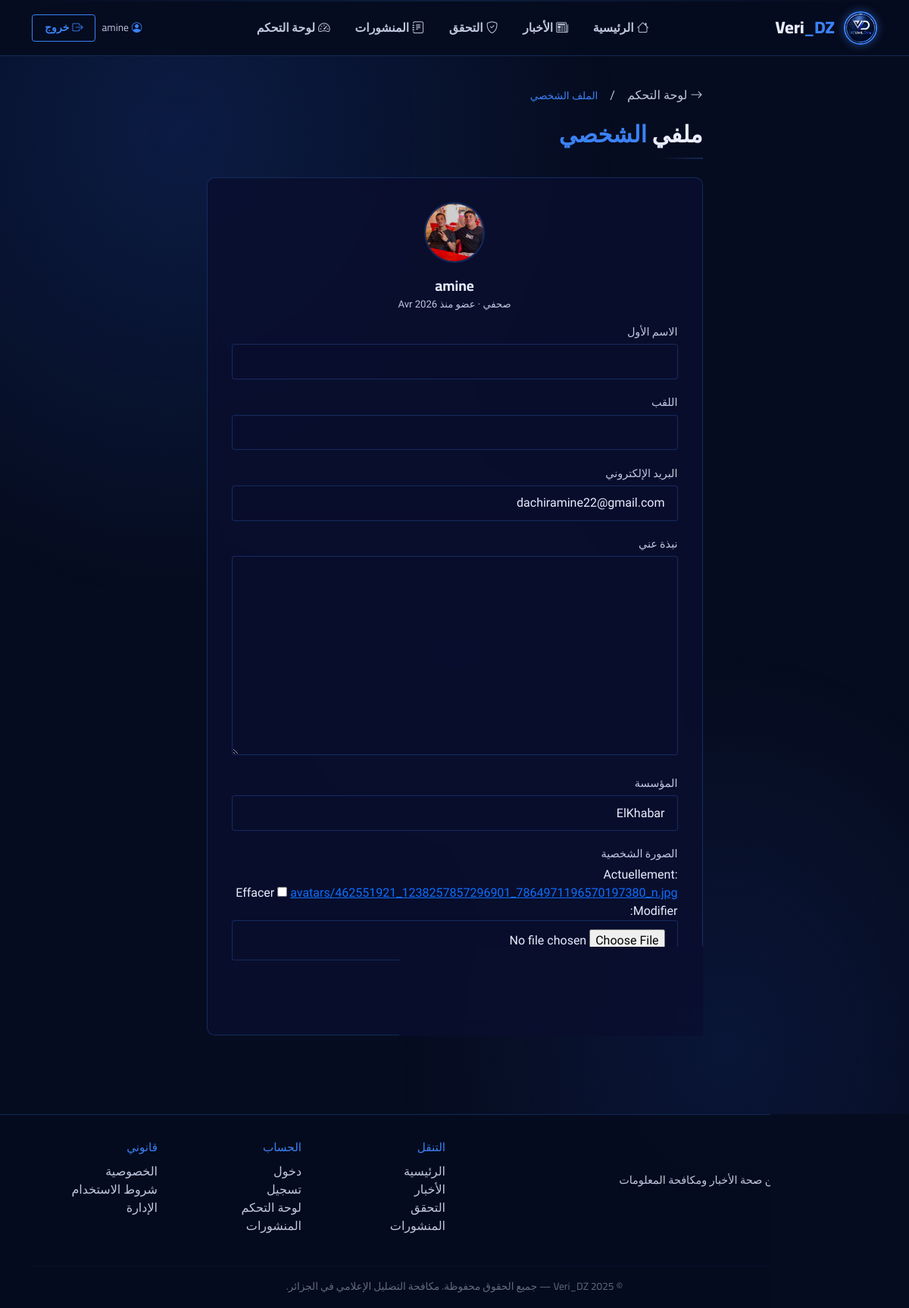
The app's page /accounts/profile/ (signed in) with its own data.
### accounts/models.py (models this page shows, shortened)
class User(AbstractUser):
    is_journalist = models.BooleanField(default=False)
    bio = models.TextField(blank=True)
    organization = models.CharField(max_length=200, blank=True)
    avatar = models.ImageField(upload_to='avatars/', blank=True, null=True)
    class Meta:
        verbose_name = 'Utilisateur'
        verbose_name_plural = 'Utilisateurs'

### accounts/views.py (the view)
# urls.py: path('profile/', views.profile_view, name='profile'),
@login_required
def profile_view(request):
    if request.method == 'POST':
        form = ProfileForm(request.POST, request.FILES, instance=request.user)
        if form.is_valid():
            form.save()
            messages.success(request, "Profil mis à jour.")
            return redirect('profile')
    else:
        form = ProfileForm(instance=request.user)
    return render(request, 'accounts/profile.html', {'form': form})

### accounts/forms.py
class ProfileForm(forms.ModelForm):
    class Meta:
        model = User
        fields = ('first_name', 'last_name', 'email', 'bio', 'organization', 'avatar')

### accounts/templates/accounts/profile.html (shortened to what this page needs)
{% extends 'base.html' %}
{% block content %}
<div class="container profile-page">
    <div class="row justify-content-center">
        <div class="col-lg-7">
            <div class="d-flex align-items-center gap-3 mb-3">
                <a href="/dashboard/" class="text-vd-silver" style="text-decoration:none;"><i class="bi bi-arrow-right me-1"></i>لوحة التحكم</a>
                <span class="text-vd-silver">/</span>
                <span class="text-vd-accent" style="font-size:0.85rem;">الملف الشخصي</span>
            </div>
            <div class="vd-section-title mb-1">ملفي <span class="accent">الشخصي</span></div>
            <hr class="vd-divider">
            <div class="profile-card">
                <div class="text-center mb-3">
                    {% if user.avatar %}
                    <img src="{{ user.avatar.url }}" alt="{{ user.username }}" style="width:80px;height:80px;border-radius:50%;border:2px solid var(--vd-border);object-fit:cover;margin-bottom:1rem;">
                    {% else %}
                    <div class="avatar-circle mx-auto">{{ user.username|first|upper }}</div>
                    {% endif %}
                    <div class="font-main" style="font-size:1.2rem;color:var(--vd-white);font-weight:700;">{{ user.username }}</div>
                    <div class="text-vd-silver" style="font-size:0.82rem;font-family:var(--font-body);">
                        {% if user.is_staff %}مدير{% elif user.is_journalist %}صحفي{% else %}قارئ{% endif %}
                        · عضو منذ {{ user.date_joined|date:"M Y" }}
                    </div>
                </div>
                <form method="post" enctype="multipart/form-data">
                    {% for field in form %}
                    <div class="form-group">
                        <label class="vd-label">
                            {% if field.name == 'first_name' %}الاسم الأول
                            {% elif field.name == 'last_name' %}اللقب
                            {% elif field.name == 'email' %}البريد الإلكتروني
                            {% elif field.name == 'bio' %}نبذة عني
                            {% elif field.name == 'organization' %}المؤسسة
                            {% elif field.name == 'avatar' %}الصورة الشخصية
                            {% else %}{{ field.label }}{% endif %}
                        </label>
                        {{ field }}
                    </div>
                    {% endfor %}
                    <button type="submit" class="btn-vd-primary" style="padding:0.65rem 2rem;">
                        <i class="bi bi-check-lg me-2"></i>حفظ التعديلات
                    </button>
                </form>
            </div>
        </div>
    </div>
</div>
{% endblock %}

### templates/base.html (shortened to what this page needs)
<!DOCTYPE html>
<html lang="ar" dir="rtl">
<head>
    {% load static %}
    <link rel="stylesheet" href="https://cdn.jsdelivr.net/npm/bootstrap@5.3.2/dist/css/bootstrap.rtl.min.css">
    <link href="https://cdn.jsdelivr.net/npm/bootstrap-icons@1.11.3/font/bootstrap-icons.css" rel="stylesheet">
</head>
<body>
<nav class="vd-navbar navbar navbar-expand-lg sticky-top">
    <div class="container">
        <a class="navbar-brand" href="/">
            <img src="{% static 'images/logo.jpeg' %}" alt="VeriDz" class="brand-logo">
            <span class="brand-text">Veri<span>_DZ </span></span>
        </a>
        <div class="desktop-nav-links collapse navbar-collapse" id="navMenu">
            <ul class="navbar-nav mx-auto gap-1">
                <li class="nav-item">
                    <a class="nav-link {% block nav_home %}{% endblock %}" href="/"><i class="bi bi-house me-1"></i>الرئيسية</a>
                </li>
                <li class="nav-item">
                    <a class="nav-link {% block nav_news %}{% endblock %}" href="/news/"><i class="bi bi-newspaper me-1"></i>الأخبار</a>
                </li>
                <li class="nav-item">
                    <a class="nav-link {% block nav_fact %}{% endblock %}" href="/fact-check/"><i class="bi bi-shield-check me-1"></i>التحقق</a>
                </li>
                <li class="nav-item">
                    <a class="nav-link {% block nav_pubs %}{% endblock %}" href="/publications/"><i class="bi bi-journal-text me-1"></i>المنشورات</a>
                </li>
                {% if user.is_authenticated %}
                <li class="nav-item">
                    <a class="nav-link {% block nav_dash %}{% endblock %}" href="/dashboard/"><i class="bi bi-speedometer2 me-1"></i>لوحة التحكم</a>
                </li>
                {% endif %}
            </ul>
            <div class="d-flex align-items-center gap-2">
                {% if user.is_authenticated %}
                    <span class="text-vd-silver" style="font-size:0.85rem;font-family:var(--font-main);">
                        <i class="bi bi-person-circle me-1 text-vd-accent"></i>{{ user.username }}
                    </span>
                    <a href="/accounts/logout/" class="btn-vd-outline" style="font-size:0.88rem; padding:0.4rem 1rem;">
                        <i class="bi bi-box-arrow-right me-1"></i>خروج
                    </a>
                {% else %}
                    <a href="/accounts/login/" class="btn-vd-outline" style="font-size:0.88rem; padding:0.4rem 1rem;">دخول</a>
                    <a href="/accounts/signup/" class="btn-vd-primary" style="font-size:0.88rem; padding:0.4rem 1rem;">تسجيل</a>
                {% endif %}
            </div>
        </div>
    </div>
</nav>
<main>
    {% block content %}{% endblock %}
</main>
<footer class="vd-footer">
    <div class="container">
        <div class="row g-4">
            <div class="col-md-4">
                <div class="d-flex align-items-center gap-2 mb-2">
                    <img src="{% static 'images/logo.jpeg' %}" alt="VeriDz" style="width:36px;height:36px;border-radius:50%;border:1px solid var(--vd-border);">
                    <span class="footer-brand">Veri<span>_DZ </span></span>
                </div>
                <p>منصة جزائرية للتحقق من صحة الأخبار ومكافحة المعلومات المضللة.</p>
            </div>
            <div class="col-md-2 offset-md-2">
                <p class="font-main mb-2" style="color:var(--vd-bright);font-size:0.95rem;">التنقل</p>
                <ul class="list-unstyled">
                    <li><a href="/">الرئيسية</a></li>
                    <li><a href="/news/">الأخبار</a></li>
                    <li><a href="/fact-check/">التحقق</a></li>
                    <li><a href="/publications/">المنشورات</a></li>
                </ul>
            </div>
            <div class="col-md-2">
                <p class="font-main mb-2" style="color:var(--vd-bright);font-size:0.95rem;">الحساب</p>
                <ul class="list-unstyled">
                    <li><a href="/accounts/login/">دخول</a></li>
                    <li><a href="/accounts/signup/">تسجيل</a></li>
                    <li><a href="/dashboard/">لوحة التحكم</a></li>
                    <li><a href="/publications/">المنشورات</a></li>
                </ul>
            </div>
            <div class="col-md-2">
                <p class="font-main mb-2" style="color:var(--vd-bright);font-size:0.95rem;">قانوني</p>
                <ul class="list-unstyled">
                    <li><a href="#">الخصوصية</a></li>
                    <li><a href="#">شروط الاستخدام</a></li>
                    <li><a href="/admin/">الإدارة</a></li>
                </ul>
            </div>
        </div>
        <hr style="border-color:var(--vd-border);margin-top:1.5rem;">
        <p class="text-center mb-0" style="font-size:0.85rem;color:rgba(192,200,224,0.5);font-family:var(--font-main);">
            © 2025 Veri_DZ  — جميع الحقوق محفوظة. مكافحة التضليل الإعلامي في الجزائر.
        </p>
    </div>
</footer>
</body>
</html>

### templates/base.html (style rules this page uses)
:root { --vd-navy: #0a0f2e; --vd-dark: #060c1f; --vd-blue: #1a3a8f; --vd-accent: #2563eb; --vd-bright: #3b82f6; --vd-glow: #60a5fa; --vd-silver: #c0c8e0; --vd-white: #e8eeff; --vd-border: rgba(59,130,246,0.25); --vd-card-bg: rgba(10,15,46,0.85); --vd-panel: rgba(26,58,143,0.12); --font-main: 'Cairo', sans-serif; --font-body: 'Tajawal', sans-serif; --sidebar-width: 280px; }
* { box-sizing: border-box; }
body { background: var(--vd-dark); color: var(--vd-white); font-family: var(--font-body); min-height: 100vh; overflow-x: hidden; direction: rtl; }
body::before { content: ''; position: fixed; inset: 0; background: radial-gradient(ellipse 80% 60% at 20% 10%, rgba(37,99,235,0.18) 0%, transparent 60%), radial-gradient(ellipse 60% 50% at 80% 80%, rgba(26,58,143,0.22) 0%, transparent 60%), radial-gradient(ellipse 40% 30% at 50% 50%, rgba(59,130,246,0.06) 0%, transparent 70%); pointer-events: none; z-index: 0; }
body > * { position: relative; z-index: 1; }
.vd-navbar { background: rgba(6,12,31,0.92); border-bottom: 1px solid var(--vd-border); backdrop-filter: blur(16px); padding: 0.6rem 0; }
.vd-navbar .navbar-brand { display: flex; align-items: center; gap: 0.75rem; text-decoration: none; }
.vd-navbar .brand-logo { width: 44px; height: 44px; border-radius: 50%; border: 2px solid var(--vd-bright); box-shadow: 0 0 12px rgba(59,130,246,0.5); object-fit: cover; }
.vd-navbar .brand-text { font-family: var(--font-main); font-size: 1.4rem; font-weight: 800; color: var(--vd-white); letter-spacing: 0; }
.vd-navbar .brand-text span { color: var(--vd-bright); }
@media (min-width: 992px) { .desktop-nav-links { display: flex !important; } }
.vd-navbar .nav-link { font-family: var(--font-main); font-size: 0.98rem; font-weight: 600; color: var(--vd-silver) !important; padding: 0.4rem 0.9rem !important; border-radius: 4px; transition: color 0.2s, background 0.2s; }
.vd-navbar .nav-link i { margin-left: 5px; margin-right: 0; }
.btn-vd-primary { background: linear-gradient(135deg, var(--vd-accent), var(--vd-blue)); color: #fff; border: 1px solid var(--vd-bright); font-family: var(--font-main); font-size: 1rem; font-weight: 700; padding: 0.55rem 1.6rem; border-radius: 4px; transition: all 0.25s; box-shadow: 0 0 12px rgba(37,99,235,0.35); text-decoration: none; display: inline-block; }
.btn-vd-outline { background: transparent; color: var(--vd-bright); border: 1px solid var(--vd-bright); font-family: var(--font-main); font-size: 1rem; font-weight: 700; padding: 0.55rem 1.6rem; border-radius: 4px; transition: all 0.25s; text-decoration: none; display: inline-block; }
.vd-section-title { font-family: var(--font-main); font-weight: 800; font-size: 1.9rem; color: var(--vd-white); }
.vd-section-title .accent { color: var(--vd-bright); }
.vd-divider { height: 2px; background: linear-gradient(270deg, var(--vd-bright), transparent); border: none; margin: 0.5rem 0 1.5rem; width: 60px; }
.vd-label { font-family: var(--font-main); font-size: 0.9rem; color: var(--vd-silver); margin-bottom: 0.35rem; display: block; }
.vd-footer { background: rgba(6,12,31,0.95); border-top: 1px solid var(--vd-border); padding: 2rem 0 1.2rem; margin-top: 4rem; }
.vd-footer .footer-brand { font-family: var(--font-main); font-size: 1.3rem; font-weight: 800; color: var(--vd-white); }
.vd-footer .footer-brand span { color: var(--vd-bright); }
.vd-footer p { color: var(--vd-silver); font-size: 0.9rem; }
.vd-footer a { color: var(--vd-silver); text-decoration: none; transition: color 0.2s; }
.text-vd-accent { color: var(--vd-bright); }
.text-vd-silver { color: var(--vd-silver); }
.font-main { font-family: var(--font-main); }
.bi { margin-left: 4px; margin-right: 0; }
.me-1 { margin-left: 0.25rem !important; margin-right: 0 !important; }
.me-2 { margin-left: 0.5rem !important; margin-right: 0 !important; }

### accounts/templates/accounts/profile.html (style rules this page uses)
.profile-page { padding: 2.5rem 0; }
.profile-card { background: var(--vd-card-bg); border: 1px solid var(--vd-border); border-radius: 10px; padding: 2rem; backdrop-filter: blur(10px); }
.form-group { margin-bottom: 1.2rem; }
input[type=text], input[type=email], textarea, input[type=file] { background: rgba(10,15,46,0.7) !important; border: 1px solid var(--vd-border) !important; color: var(--vd-white) !important; font-family: var(--font-body) !important; border-radius: 4px !important; padding: 0.65rem 1rem !important; width: 100% !important; text-align: right !important; }

### records on screen
User: username "amine", avatar (picture), date_joined "Avr 2026", form "dachiramine22@gmail.com" "ElKhabar"
